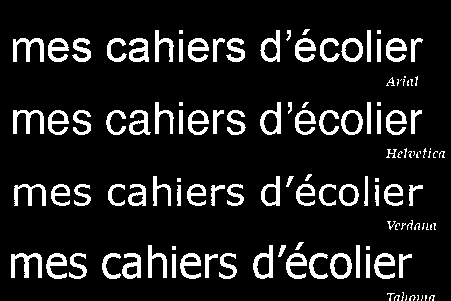
%> input picture Recit_b.png, 451 x 301 px
$ octave reconstruct_ouverture.m   (GNU Octave 9; MATLAB toolbox functions it lacks are replaced by stand-ins)
%> lines starting %> are read from the running program, lines starting %| are printed output that depends on the picture; in (x1, y1, x2, y2) boxes, pixels count from 0 and x2, y2 are one past the last pixel; in counts of white or black regions, pixels touching at a corner belong together; the program's own positions count from 1
clear all;
close all;


I=imread('Recit_b.png');
%> I: size 301x451 logical; 11.6% white; 126 white regions (39 under 20 px), largest, box (x1, y1, x2, y2) and area: (11, 253, 42, 278) 371, (13, 38, 44, 62) 347, (13, 110, 44, 134) 338
colormap('gray');
figure(1);
imshow(I);
title('Image de base');

mark=strel('line',25,90);

Erod=imerode(I,mark); %erode de I avec mark
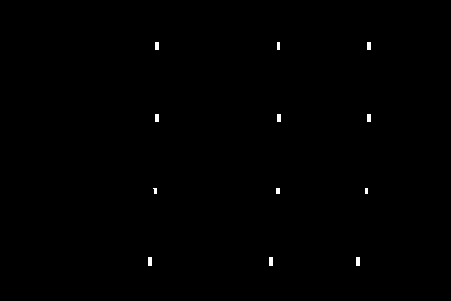
%> Erod: size 301x451 logical; 0.26% white; 12 white regions (2 under 20 px), largest, box (x1, y1, x2, y2) and area: (148, 257, 152, 266) 36, (269, 257, 273, 266) 36, (356, 257, 360, 266) 36
Dila=imdilate(Erod,mark); %dilatation de l'erodée avec mark (ouverture)
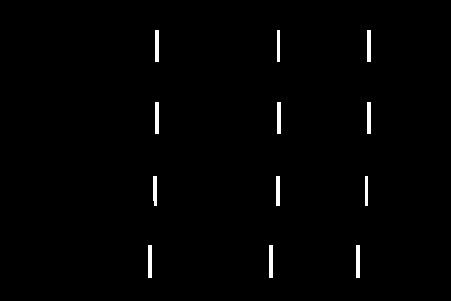
%> Dila: size 301x451 logical; 1.1% white; 12 white regions, largest, box (x1, y1, x2, y2) and area: (148, 245, 152, 278) 132, (269, 245, 273, 278) 132, (356, 245, 360, 278) 132

Dila=min(Dila,I);

mark2=[0,1,0;1,1,1;0,1,0];

while ~isequal(Dila,Erod)
    Erod=Dila;
    Dila=imdilate(Erod,mark2);
    Dila=min(Dila,I);
end
%> this loop made 37 passes
%> pass 1, `Dila=imdilate(Erod,mark2);`:
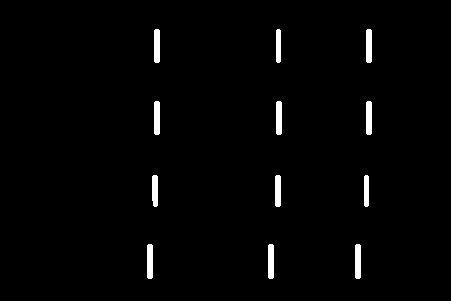
%> Dila: size 301x451 logical; 1.7% white; 12 white regions, largest, box (x1, y1, x2, y2) and area: (147, 244, 153, 279) 206, (268, 244, 274, 279) 206, (355, 244, 361, 279) 206
%> pass 2, `Dila=min(Dila,I);`:
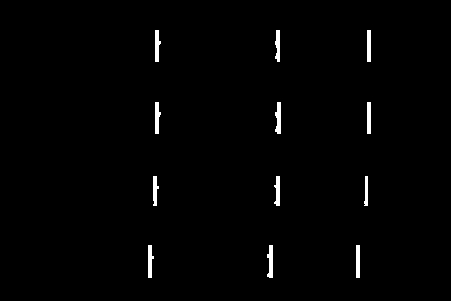
%> Dila: size 301x451 logical; 1.2% white; 12 white regions, largest, box (x1, y1, x2, y2) and area: (275, 102, 281, 134) 147, (267, 245, 273, 278) 147, (148, 245, 154, 278) 138

figure(2)
imagesc(Dila);
colormap('gray');
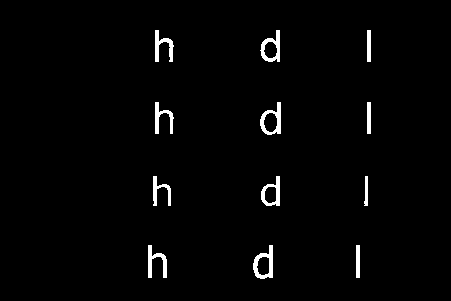
%> displayed picture: size 301x451x3, on the screen's scale of 0 to 255; 1.9% white; 12 white regions, largest, box (x1, y1, x2, y2) and area: (253, 245, 273, 279) 309, (260, 102, 281, 135) 292, (260, 30, 280, 62) 280

$ run again, with Chapeauhautdeforme_02.png copied over Recit_b.png
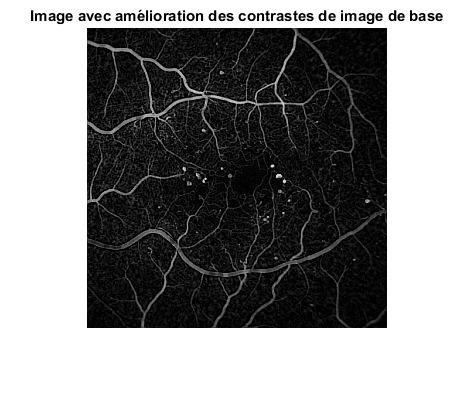
%> input picture Chapeauhautdeforme_02.png, 474 x 395 px
%> I is the input picture: size 395x474x3 uint8; min 0, max 255, mean 140.2
%> the loop `while ~isequal(Dila,Erod)` made 337 passes
%> pass 1, `Dila=imdilate(Erod,mark2);`:
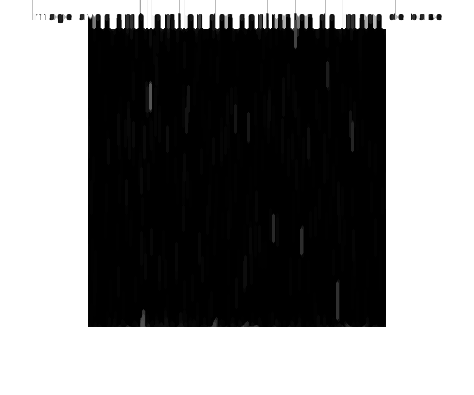
%> Dila: size 395x474x3 uint8; min 0, max 255, mean 131.1
%> `colormap('gray');`:
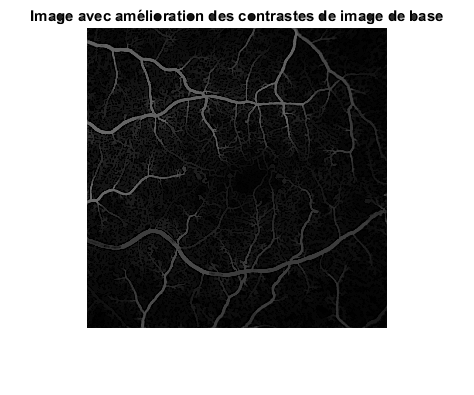
%> displayed picture: size 395x474x3, on the screen's scale of 0 to 255; min 0, max 255, mean 137.1
